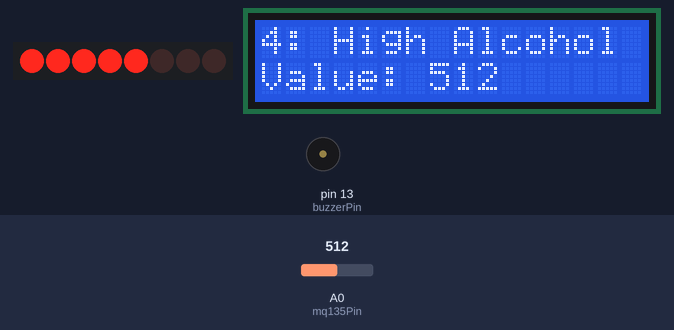
The sketch below on a simulated Arduino Uno, built with avr-gcc and run on an emulated ATmega328P. Parts: 8 shift-register outputs drawn as a row of LEDs (first output left, lit = HIGH), 16×2 character LCD, buzzer (waves = sounding, pin HIGH). Wiring (inferred from the names in the program): shift register (74HC595): data pin 9; shift clock pin 11; latch pin 10. Wiring (inferred from the signals the program sends): row of LEDs: on Q0, Q1, Q2, Q3, Q4, Q5, Q6, Q7. Inputs (shaded band) come from the test bench; at power-on: A0 (mq135Pin) = 512. Pins used as bus, display or sensor lines are not drawn.

Above: at 6.2 s.
6.3 s: A0 (mq135Pin) set to 416
At 6.55 s:
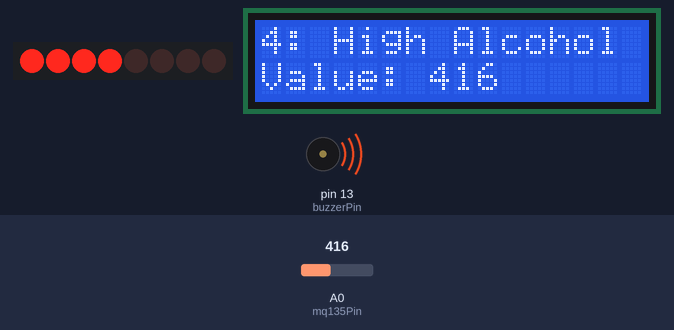
8.1 s: A0 (mq135Pin) set to 392
At 8.6 s:
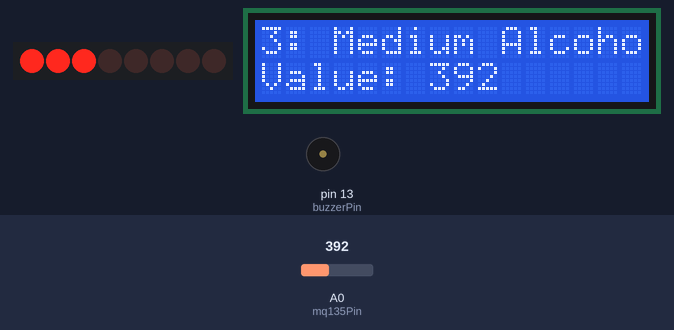
9.6 s: A0 (mq135Pin) set to 410
At 9.83 s:
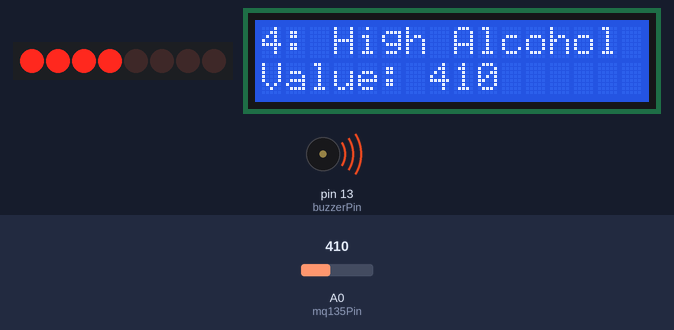
11.5 s: A0 (mq135Pin) set to 306
At 12.8 s:
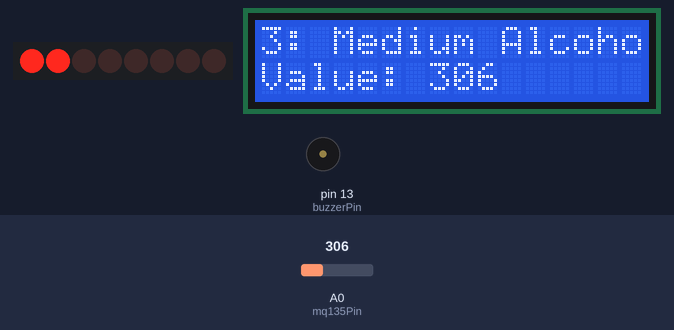
13.1 s: A0 (mq135Pin) set to 290
At 14.4 s:
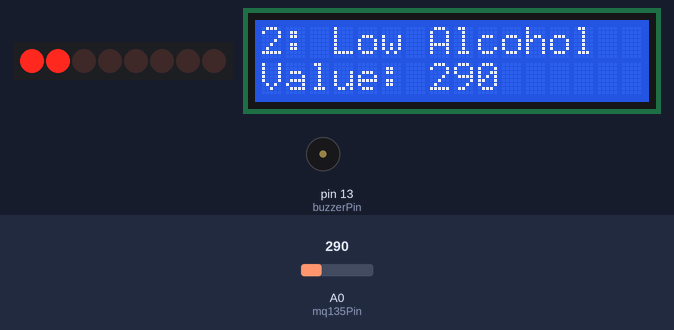
14.7 s: A0 (mq135Pin) set to 190
At 16.0 s:
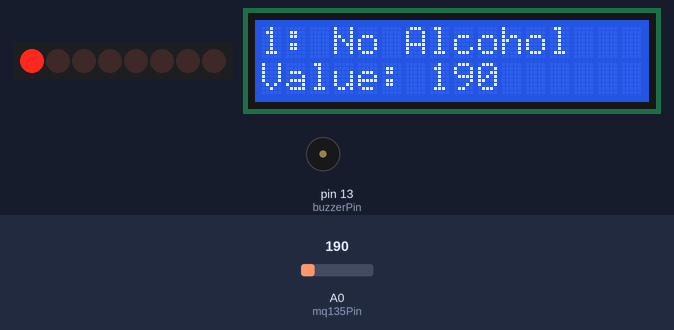
Timing chart, 0 to 17.4 s (numbered marks = the images above; inputs shaded):
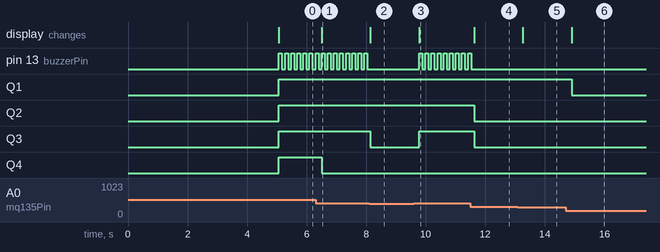

The sketch:

fire-detection.ino
```cpp
#include <LiquidCrystal.h>
LiquidCrystal lcd(4, 5, 6, 7, 8, 12);

const int dataPin = 9;
const int latchPin = 10;
const int clockPin = 11;

const int mq135Pin = A0;
const int buzzerPin = 13;

void setup() {
  lcd.begin(16, 2);
  lcd.print("Alcohol Detector");

  pinMode(dataPin, OUTPUT);
  pinMode(latchPin, OUTPUT);
  pinMode(clockPin, OUTPUT);
  pinMode(buzzerPin, OUTPUT);

  delay(5000);
  lcd.clear();
}

void loop() {
  int alcoholValue = analogRead(mq135Pin);

  int level;
   String levelMsg;

  if (alcoholValue < 200) {
      level = 1;
    levelMsg = "No Alcohol";
  }
  else if (alcoholValue < 300) {
     level = 2;
      levelMsg = "Low Alcohol";
  }
  else if (alcoholValue < 400) {
    level = 3;
    levelMsg = "Medium Alcohol";
  }
  else {
    level = 4;
     levelMsg = "High Alcohol";
  }

  lcd.setCursor(0, 0);
  String line1 = String(level) + ": " + levelMsg;
  lcd.print(line1);

  for (int i = line1.length(); i < 16; i++) {
    lcd.print(" ");
  }

  lcd.setCursor(0, 1);
  lcd.print("Value: ");
  lcd.print(alcoholValue);
  lcd.print("    ");

  int ledLevel = map(alcoholValue, 0, 1023, 0, 10);
  byte ledPattern = (ledLevel == 0) ? 0x00 : (1 << ledLevel) - 1;

  digitalWrite(latchPin, LOW);
  shiftOut(dataPin, clockPin, MSBFIRST, ledPattern);
  digitalWrite(latchPin, HIGH);

  if (level == 4) {
    digitalWrite(buzzerPin, HIGH);
    delay(100);
    digitalWrite(buzzerPin, LOW);
    delay(100);
  } else {
    digitalWrite(buzzerPin, LOW);
    delay(200);
  }
}
```

Measured:
- the behaviour switches between 400 and 399 on A0 (mq135Pin) (found by bisection; images 1 and 2)
- after the input at 6.3 s, Q4: HIGH → LOW after 0.21 s; the display: changes after 0.21 s (image 1)
- after the input at 8.1 s, pin 13 (buzzerPin): stops changing and stays LOW; Q3: HIGH → LOW at once; the display: changes at once (image 2)
- after the input at 9.6 s, pin 13 (buzzerPin): alternates HIGH for 0.10 s and LOW for 0.10 s, starting after 0.18 s; Q3: LOW → HIGH after 0.18 s; the display: changes after 0.18 s (image 3)
- after the input at 11.5 s, pin 13 (buzzerPin): goes on until 11.5 s, then stays LOW; Q2, Q3: HIGH → LOW after 0.13 s; the display: changes after 0.13 s (image 4)
- after the input at 13.1 s, the display: changes after 0.17 s (image 5)
- after the input at 14.7 s, Q1: HIGH → LOW after 0.21 s; the display: changes after 0.21 s (image 6)
- by itself, pin 13 (buzzerPin): alternates HIGH for 0.10 s and LOW for 0.10 s
